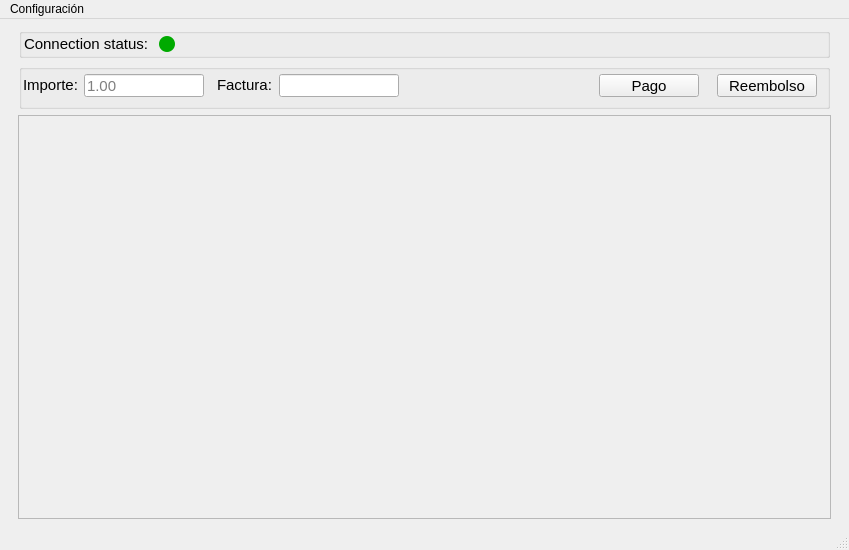
<?xml version="1.0" encoding="UTF-8"?>
<ui version="4.0">
 <class>MainWindow</class>
 <widget class="QMainWindow" name="MainWindow">
  <property name="geometry">
   <rect>
    <x>0</x>
    <y>0</y>
    <width>849</width>
    <height>550</height>
   </rect>
  </property>
  <property name="minimumSize">
   <size>
    <width>849</width>
    <height>550</height>
   </size>
  </property>
  <property name="maximumSize">
   <size>
    <width>849</width>
    <height>16777215</height>
   </size>
  </property>
  <property name="windowTitle">
   <string>Redsys</string>
  </property>
  <property name="windowIcon">
   <iconset>
    <normaloff>../../../Users/Pictures/icon.png</normaloff>../../../Users/Pictures/icon.png</iconset>
  </property>
  <widget class="QWidget" name="centralwidget">
   <layout class="QGridLayout" name="gridLayout">
    <item row="0" column="0">
     <widget class="QWidget" name="widget_3" native="true">
      <property name="minimumSize">
       <size>
        <width>0</width>
        <height>30</height>
       </size>
      </property>
      <widget class="QGroupBox" name="groupBox">
       <property name="geometry">
        <rect>
         <x>10</x>
         <y>0</y>
         <width>811</width>
         <height>30</height>
        </rect>
       </property>
       <property name="title">
        <string/>
       </property>
       <widget class="QLabel" name="label_3">
        <property name="geometry">
         <rect>
          <x>5</x>
          <y>5</y>
          <width>131</width>
          <height>23</height>
         </rect>
        </property>
        <property name="font">
         <font>
          <family>Arial</family>
          <pointsize>11</pointsize>
          <weight>50</weight>
          <bold>false</bold>
          <strikeout>false</strikeout>
          <stylestrategy>PreferDefault</stylestrategy>
          <kerning>true</kerning>
         </font>
        </property>
        <property name="mouseTracking">
         <bool>true</bool>
        </property>
        <property name="styleSheet">
         <string notr="true">color: rgb(1, 1, 1);</string>
        </property>
        <property name="text">
         <string>Connection status:</string>
        </property>
        <property name="textFormat">
         <enum>Qt::RichText</enum>
        </property>
        <property name="textInteractionFlags">
         <set>Qt::TextSelectableByMouse</set>
        </property>
       </widget>
       <widget class="QPushButton" name="status">
        <property name="enabled">
         <bool>true</bool>
        </property>
        <property name="geometry">
         <rect>
          <x>140</x>
          <y>8</y>
          <width>16</width>
          <height>16</height>
         </rect>
        </property>
        <property name="cursor">
         <cursorShape>ArrowCursor</cursorShape>
        </property>
        <property name="styleSheet">
         <string notr="true">background-color: rgb(0, 170, 0);
border-radius:8px;</string>
        </property>
        <property name="text">
         <string/>
        </property>
        <property name="checkable">
         <bool>true</bool>
        </property>
       </widget>
      </widget>
     </widget>
    </item>
    <item row="2" column="0">
     <widget class="QWidget" name="widget_2" native="true">
      <property name="sizePolicy">
       <sizepolicy hsizetype="Expanding" vsizetype="Expanding">
        <horstretch>0</horstretch>
        <verstretch>0</verstretch>
       </sizepolicy>
      </property>
      <layout class="QGridLayout" name="gridLayout_2">
       <property name="topMargin">
        <number>0</number>
       </property>
       <property name="bottomMargin">
        <number>0</number>
       </property>
       <item row="0" column="0">
        <widget class="QTextBrowser" name="logging">
         <property name="font">
          <font>
           <family>Arial</family>
           <pointsize>11</pointsize>
          </font>
         </property>
         <property name="contextMenuPolicy">
          <enum>Qt::PreventContextMenu</enum>
         </property>
         <property name="styleSheet">
          <string notr="true">background-color: rgb(239, 239, 239);</string>
         </property>
         <property name="html">
          <string>&lt;!DOCTYPE HTML PUBLIC &quot;-//W3C//DTD HTML 4.0//EN&quot; &quot;http://www.w3.org/TR/REC-html40/strict.dtd&quot;&gt;
&lt;html&gt;&lt;head&gt;&lt;meta name=&quot;qrichtext&quot; content=&quot;1&quot; /&gt;&lt;style type=&quot;text/css&quot;&gt;
p, li { white-space: pre-wrap; }
&lt;/style&gt;&lt;/head&gt;&lt;body style=&quot; font-family:'Arial'; font-size:11pt; font-weight:400; font-style:normal;&quot;&gt;
&lt;p style=&quot;-qt-paragraph-type:empty; margin-top:0px; margin-bottom:0px; margin-left:0px; margin-right:0px; -qt-block-indent:0; text-indent:0px; font-family:'.AppleSystemUIFont'; font-size:13pt;&quot;&gt;&lt;br /&gt;&lt;/p&gt;&lt;/body&gt;&lt;/html&gt;</string>
         </property>
        </widget>
       </item>
      </layout>
     </widget>
    </item>
    <item row="1" column="0">
     <widget class="QWidget" name="widget" native="true">
      <property name="sizePolicy">
       <sizepolicy hsizetype="Fixed" vsizetype="Fixed">
        <horstretch>0</horstretch>
        <verstretch>0</verstretch>
       </sizepolicy>
      </property>
      <property name="minimumSize">
       <size>
        <width>831</width>
        <height>45</height>
       </size>
      </property>
      <property name="maximumSize">
       <size>
        <width>831</width>
        <height>45</height>
       </size>
      </property>
      <property name="sizeIncrement">
       <size>
        <width>0</width>
        <height>0</height>
       </size>
      </property>
      <property name="layoutDirection">
       <enum>Qt::LeftToRight</enum>
      </property>
      <widget class="QGroupBox" name="payment">
       <property name="geometry">
        <rect>
         <x>10</x>
         <y>0</y>
         <width>811</width>
         <height>45</height>
        </rect>
       </property>
       <property name="sizePolicy">
        <sizepolicy hsizetype="Minimum" vsizetype="Minimum">
         <horstretch>0</horstretch>
         <verstretch>0</verstretch>
        </sizepolicy>
       </property>
       <property name="minimumSize">
        <size>
         <width>811</width>
         <height>45</height>
        </size>
       </property>
       <property name="font">
        <font>
         <family>Arial</family>
         <pointsize>11</pointsize>
        </font>
       </property>
       <property name="cursor">
        <cursorShape>ArrowCursor</cursorShape>
       </property>
       <property name="whatsThis">
        <string>&lt;html&gt;&lt;head/&gt;&lt;body&gt;&lt;p&gt;数据上传窗体&lt;/p&gt;&lt;/body&gt;&lt;/html&gt;</string>
       </property>
       <property name="styleSheet">
        <string notr="true"/>
       </property>
       <property name="title">
        <string/>
       </property>
       <widget class="QLineEdit" name="importe">
        <property name="enabled">
         <bool>true</bool>
        </property>
        <property name="geometry">
         <rect>
          <x>65</x>
          <y>10</y>
          <width>120</width>
          <height>23</height>
         </rect>
        </property>
        <property name="font">
         <font>
          <family>Arial</family>
          <pointsize>11</pointsize>
         </font>
        </property>
        <property name="acceptDrops">
         <bool>true</bool>
        </property>
        <property name="layoutDirection">
         <enum>Qt::LeftToRight</enum>
        </property>
        <property name="styleSheet">
         <string notr="true"/>
        </property>
        <property name="inputMethodHints">
         <set>Qt::ImhNone</set>
        </property>
        <property name="text">
         <string/>
        </property>
        <property name="echoMode">
         <enum>QLineEdit::Normal</enum>
        </property>
        <property name="cursorPosition">
         <number>0</number>
        </property>
        <property name="readOnly">
         <bool>false</bool>
        </property>
        <property name="placeholderText">
         <string>1.00</string>
        </property>
       </widget>
       <widget class="QLabel" name="label">
        <property name="geometry">
         <rect>
          <x>4</x>
          <y>10</y>
          <width>61</width>
          <height>23</height>
         </rect>
        </property>
        <property name="font">
         <font>
          <family>Arial</family>
          <pointsize>11</pointsize>
          <weight>50</weight>
          <bold>false</bold>
          <strikeout>false</strikeout>
          <stylestrategy>PreferDefault</stylestrategy>
          <kerning>true</kerning>
         </font>
        </property>
        <property name="mouseTracking">
         <bool>true</bool>
        </property>
        <property name="styleSheet">
         <string notr="true">color: rgb(1, 1, 1);</string>
        </property>
        <property name="text">
         <string>Importe:</string>
        </property>
        <property name="textFormat">
         <enum>Qt::RichText</enum>
        </property>
        <property name="textInteractionFlags">
         <set>Qt::TextSelectableByMouse</set>
        </property>
       </widget>
       <widget class="QLabel" name="label_2">
        <property name="geometry">
         <rect>
          <x>198</x>
          <y>10</y>
          <width>61</width>
          <height>23</height>
         </rect>
        </property>
        <property name="font">
         <font>
          <family>Arial</family>
          <pointsize>11</pointsize>
          <weight>50</weight>
          <bold>false</bold>
          <strikeout>false</strikeout>
          <stylestrategy>PreferDefault</stylestrategy>
          <kerning>true</kerning>
         </font>
        </property>
        <property name="mouseTracking">
         <bool>true</bool>
        </property>
        <property name="styleSheet">
         <string notr="true">color: rgb(1, 1, 1);</string>
        </property>
        <property name="text">
         <string>Factura:</string>
        </property>
        <property name="textFormat">
         <enum>Qt::RichText</enum>
        </property>
        <property name="textInteractionFlags">
         <set>Qt::TextSelectableByMouse</set>
        </property>
       </widget>
       <widget class="QLineEdit" name="factura">
        <property name="enabled">
         <bool>true</bool>
        </property>
        <property name="geometry">
         <rect>
          <x>260</x>
          <y>10</y>
          <width>120</width>
          <height>23</height>
         </rect>
        </property>
        <property name="font">
         <font>
          <family>Arial</family>
          <pointsize>11</pointsize>
         </font>
        </property>
        <property name="layoutDirection">
         <enum>Qt::LeftToRight</enum>
        </property>
        <property name="styleSheet">
         <string notr="true"/>
        </property>
        <property name="text">
         <string/>
        </property>
        <property name="echoMode">
         <enum>QLineEdit::Normal</enum>
        </property>
        <property name="cursorPosition">
         <number>0</number>
        </property>
        <property name="dragEnabled">
         <bool>true</bool>
        </property>
        <property name="readOnly">
         <bool>false</bool>
        </property>
        <property name="placeholderText">
         <string/>
        </property>
        <property name="cursorMoveStyle">
         <enum>Qt::LogicalMoveStyle</enum>
        </property>
        <property name="clearButtonEnabled">
         <bool>false</bool>
        </property>
       </widget>
       <widget class="QPushButton" name="send">
        <property name="geometry">
         <rect>
          <x>580</x>
          <y>10</y>
          <width>100</width>
          <height>23</height>
         </rect>
        </property>
        <property name="text">
         <string>Pago</string>
        </property>
       </widget>
       <widget class="QPushButton" name="reembolso_btn">
        <property name="geometry">
         <rect>
          <x>698</x>
          <y>10</y>
          <width>100</width>
          <height>23</height>
         </rect>
        </property>
        <property name="text">
         <string>Reembolso</string>
        </property>
       </widget>
      </widget>
     </widget>
    </item>
   </layout>
  </widget>
  <widget class="QMenuBar" name="menubar">
   <property name="geometry">
    <rect>
     <x>0</x>
     <y>0</y>
     <width>849</width>
     <height>22</height>
    </rect>
   </property>
   <widget class="QMenu" name="menu">
    <property name="title">
     <string>Configuración</string>
    </property>
    <addaction name="setting"/>
   </widget>
   <addaction name="menu"/>
  </widget>
  <widget class="QStatusBar" name="statusBar"/>
  <action name="setting">
   <property name="checkable">
    <bool>false</bool>
   </property>
   <property name="text">
    <string>Configuración de conexión</string>
   </property>
   <property name="font">
    <font>
     <family>Arial</family>
     <pointsize>12</pointsize>
    </font>
   </property>
   <property name="shortcut">
    <string>Ctrl+,</string>
   </property>
   <property name="menuRole">
    <enum>QAction::PreferencesRole</enum>
   </property>
  </action>
 </widget>
 <resources/>
 <connections>
  <connection>
   <sender>setting</sender>
   <signal>triggered()</signal>
   <receiver>MainWindow</receiver>
   <slot>open_setting()</slot>
   <hints>
    <hint type="sourcelabel">
     <x>-1</x>
     <y>-1</y>
    </hint>
    <hint type="destinationlabel">
     <x>424</x>
     <y>274</y>
    </hint>
   </hints>
  </connection>
  <connection>
   <sender>send</sender>
   <signal>clicked()</signal>
   <receiver>MainWindow</receiver>
   <slot>pago()</slot>
   <hints>
    <hint type="sourcelabel">
     <x>767</x>
     <y>98</y>
    </hint>
    <hint type="destinationlabel">
     <x>424</x>
     <y>274</y>
    </hint>
   </hints>
  </connection>
  <connection>
   <sender>status</sender>
   <signal>clicked()</signal>
   <receiver>MainWindow</receiver>
   <slot>refresh()</slot>
   <hints>
    <hint type="sourcelabel">
     <x>166</x>
     <y>46</y>
    </hint>
    <hint type="destinationlabel">
     <x>424</x>
     <y>274</y>
    </hint>
   </hints>
  </connection>
  <connection>
   <sender>reembolso_btn</sender>
   <signal>clicked()</signal>
   <receiver>MainWindow</receiver>
   <slot>reembolso()</slot>
   <hints>
    <hint type="sourcelabel">
     <x>766</x>
     <y>98</y>
    </hint>
    <hint type="destinationlabel">
     <x>424</x>
     <y>274</y>
    </hint>
   </hints>
  </connection>
 </connections>
 <slots>
  <slot>open_setting()</slot>
  <slot>refresh()</slot>
  <slot>pago()</slot>
  <slot>reembolso()</slot>
 </slots>
</ui>
